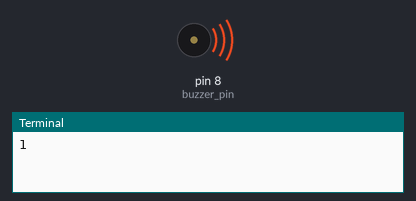
A program run on a simulated Raspberry Pi (header pin numbers). On the bench: buzzer (waves = sounding), the last lines printed to the terminal. At 8.4 s the program stops and its outputs stay as they are.

Above: at 0.1 s.
At 8.5 s:
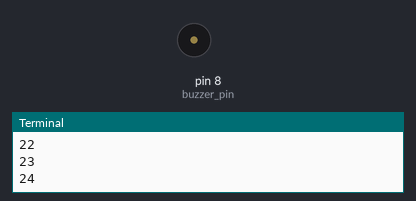
Timing chart, 0 to 9.9 s (numbered marks = the images above):
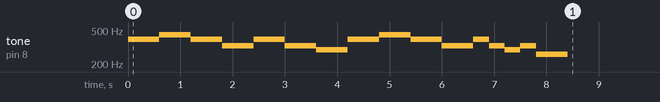

The program:

GPIO_PWM_Buzzer_Song_Example.py
```python
# coding=utf-8
"""
Buzzer 를 제어하기 위해 RPi.GPIO 모듈을 GPIO로 import 합니다.
sleep 함수를 사용하기 위해서 time 모듈을 import 합니다.
"""
import time
import RPi.GPIO as GPIO

# Raspberry Pi의 buzzer_pin을 8번으로 사용합니다.
buzzer_pin = 8

# BCM GPIO 핀 번호를 사용하도록 설정합니다.
GPIO.setmode(GPIO.BOARD)

"""
음계별 표준 주파수
[ 도, 레, 미, 파, 솔, 라 시, 도]
"""
scale = [261.6, 293.6, 329.6, 349.2, 391.9, 440.0, 493.8, 523.2]

"""
buzzer_pin 을 GPIO 출력으로 설정합니다. 이를 통해 led_pin으로
True 혹은 False를 쓸 수 있게 됩니다.
"""
GPIO.setup(buzzer_pin, GPIO.OUT)

# Song Array
list = [4, 4, 5, 5, 4, 4, 2, 4, 4, 2, 2, 1, 4, 4, 5, 5, 4, 4, 2, 4, 2, 1, 2, 0]

try:
    p = GPIO.PWM(buzzer_pin, 100)
    p.start(5)     # start the PWM on 100% duty cycle

    for i in range(len(list)):
        print (i + 1)
        p.ChangeFrequency(scale[list[i]])
        if i == 6 or i == 11 or i == 18 or i == 23:
            time.sleep(0.6)
        else:
            time.sleep(0.3)

    p.stop()  # stop the PWM output

finally:
    GPIO.cleanup()
```

Measured:
- by itself, tone on pin 8 (buzzer_pin): plays 391 Hz for 0.60 s, 440 Hz for 0.60 s, 391 Hz for 0.60 s, 329 Hz for 0.60 s, 391 Hz for 0.60 s, 329 Hz for 0.60 s … (16 notes in this stretch)
